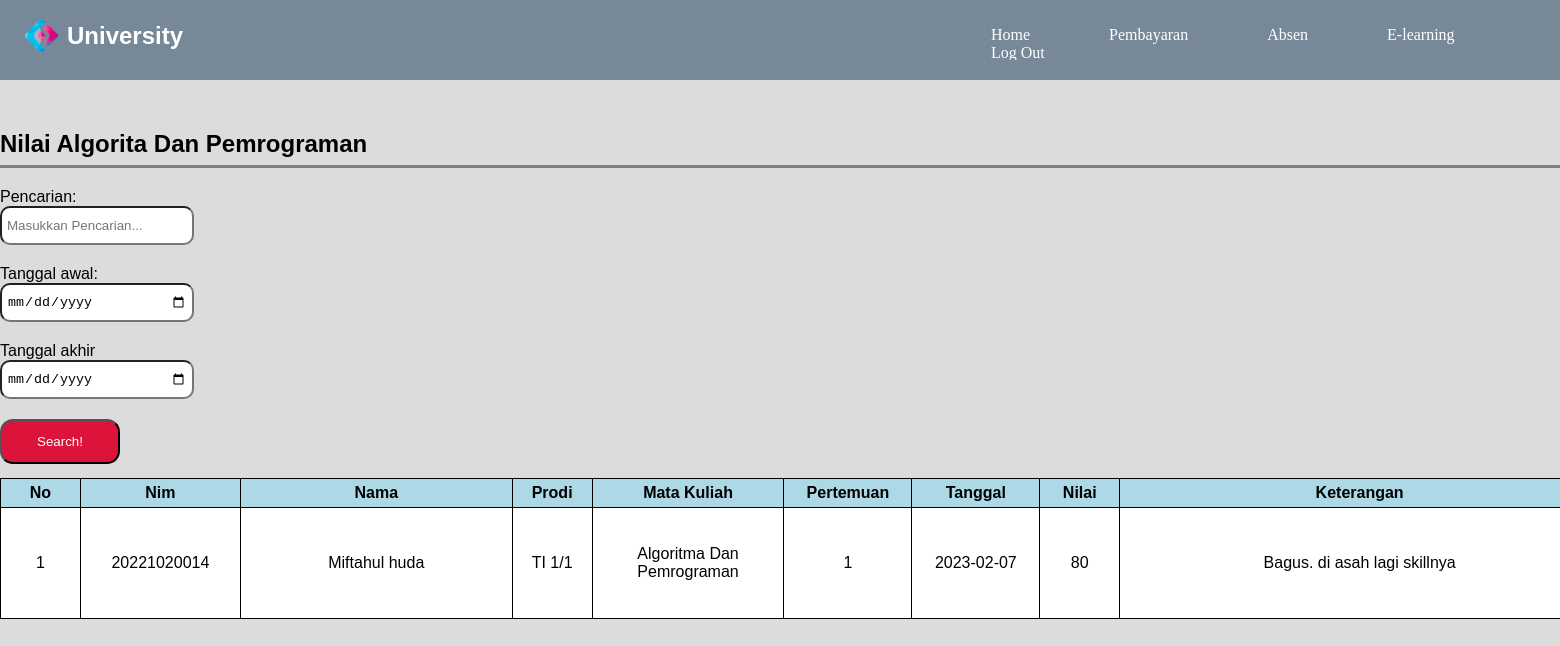
/mahasiswa/kelas/nilai/nilai_algo.php, run on the app's committed database.
### tables this page shows
CREATE TABLE `tb_nilai` (
  `id_nilai` int(11) NOT NULL,
  `nim_nilai` bigint(50) NOT NULL,
  `nama_nilai` varchar(200) NOT NULL,
  `prodi_nilai` varchar(100) NOT NULL,
  `matkul_nilai` varchar(100) NOT NULL,
  `prtmn_nilai` int(10) NOT NULL,
  `tgl_nilai` date NOT NULL,
  `nilai` int(10) NOT NULL,
  `ket_nilai` text NOT NULL
);

### database/function.php (called while the page is built, shortened)
<?php
$db = mysqli_connect("localhost", "root", "", "university");
function query($query) {
    global $db;
    $result = mysqli_query($db, $query);
    $ruang = [];
    while( $brg = mysqli_fetch_assoc($result)) {
        $ruang[] = $brg;
    }
    return $ruang;
}

### mahasiswa/kelas/nilai/nilai_algo.php (the view, shortened to what this page needs)
<?php
require "../../../database/function.php";
$data_nilai = query("SELECT * FROM tb_nilai WHERE matkul_nilai = 'Algoritma Dan Pemrograman' ORDER BY prtmn_nilai ASC");
?>
<!DOCTYPE html>
<html lang="en">
  <head>
    <link rel="stylesheet" href="style.css" />
    <link rel="stylesheet" href="https://unpkg.com/aos@next/dist/aos.css" />
  </head>
  <body>
    <div class="background">
      <nav class="nav-container">
        <img src="../asset/1.png" alt="logo" class="logo" width="50px" height="50px" data-aos="fade-right" data-aos-duration="2000" />
        <h2 data-aos="fade-right" data-aos-duration="2000">University</h2>
        <ul class="navbar" data-aos="fade-left" data-aos-duration="2000">
          <li>
            <a href="../../dashboard/index.html">Home</a>
            <a href="../../pembayaran/pembayaran.php">Pembayaran</a>
            <a href="../absen/absensi.php">Absen</a>
            <a href="../../elearning/elearning.html">E-learning</a>
            <a href="../../../index.php" class="logout">Log Out</a>
          </li>
        </ul>
      </nav>
    </div>
    <div class="container">
      <h2 class="h2">Nilai Algorita Dan Pemrograman</h2>
      <form action="" method="post">
        <label>Pencarian:</label>
        <input type="text" name="keyword" autocomplete="off" placeholder="Masukkan Pencarian..." />
        <label>Tanggal awal:</label>
        <input type="date" name="awal" />
        <label>Tanggal akhir</label>
        <input type="date" name="akhir" />
        <div class="btn">
          <button type="submit" name="cari" id="cari">Search!</button>
        </div>
      </form>
      <table rules="all" cellpadding="5">
        <thead>
          <tr>
            <th width="5%">No</th>
            <th width="10%">Nim</th>
            <th width="17%">Nama</th>
            <th width="5%">Prodi</th>
            <th width="12%">Mata Kuliah</th>
            <th width="8%">Pertemuan</th>
            <th width="8%">Tanggal</th>
            <th width="5%">Nilai</th>
            <th width="40%">Keterangan</th>
          </tr>
        </thead>
        <?php $i = 1; ?>
        <?php foreach($data_nilai as $dn) : ?>
        <tbody>
          <tr>
            <td height="100px"><?= $i; ?></td>
            <td><?= $dn['nim_nilai']; ?></td>
            <td><?= $dn['nama_nilai']; ?></td>
            <td><?= $dn['prodi_nilai']; ?></td>
            <td><?= $dn['matkul_nilai']; ?></td>
            <td><?= $dn['prtmn_nilai']; ?></td>
            <td><?= $dn['tgl_nilai']; ?></td>
            <td><?= $dn['nilai']; ?></td>
            <td><?= $dn['ket_nilai']; ?></td>
          </tr>
          <?php $i++; ?>
          <?php endforeach; ?>
        </tbody>
      </table>
    </div>
  </body>
</html>

### mahasiswa/kelas/nilai/style.css (style rules this page uses)
body { margin: 0; padding: 0; font-family: Verdana, Geneva, Tahoma, sans-serif; background-color: gainsboro; }
.nav-container { display: flex; flex-direction: row; justify-content: space-between; background-color: transparent; width: 100%; height: 60px; padding-right: 20px; padding-left: 15px; box-sizing: border-box; position: relative; overflow: hidden; }
.nav-container .logo { position: absolute; top: 10px; }
.nav-container h2 { position: absolute; left: 67px; top: 2px; color: white; cursor: default; }
.nav-container ul { position: absolute; right: 0px; top: 10px; list-style: none; display: flex; list-style: none; width: 40%; font-family: 'fantasy'; }
.nav-container ul li a { text-decoration: none; display: inline-block; margin-left: 55px; margin-right: 20px; color: white; }
.background { width: 100%; height: 80px; background-color: lightslategrey; }
.container { width: 1600px; margin: 50px auto; }
.h2 { border-bottom: 3px solid gray; padding-bottom: 7px; }
form { display: flex; flex-direction: column; margin-bottom: 10px; }
.btn { width: 270px; display: flex; justify-content: space-between; }
#cari { width: 120px; height: 45px; background-color: crimson; color: white; border-radius: 13px; margin-bottom: 4px; }
input { height: 25px; width: 180px; margin-bottom: 20px; border-radius: 10px; padding: 5px; }
table { width: 100%; text-align: center; border: 1px solid black; background-color: white; }
th { background-color: lightblue; }
button { width: 80px; height: 30px; background-color: crimson; color: white; border-radius: 13px; }

### data on the page
tb_nilai: nim_nilai "20221020014", nama_nilai "Miftahul huda", prodi_nilai "TI 1/1", matkul_nilai "Algoritma Dan Pemrograman", prtmn_nilai "1", tgl_nilai "2023-02-07", nilai "80", ket_nilai "Bagus. di asah lagi skillnya"
